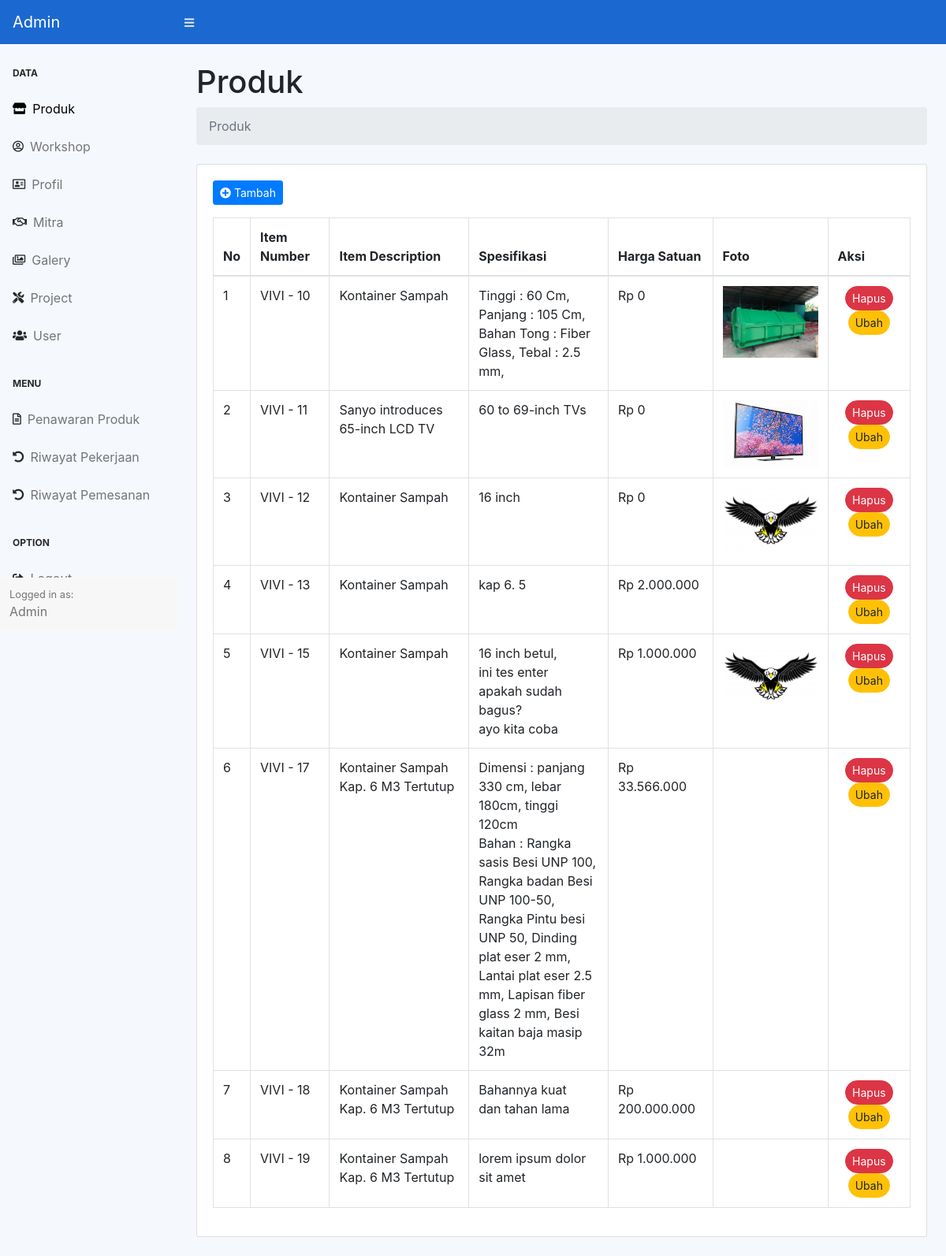
Screenshot of /admin/index.php?page=produk (signed in) with the database file from the repository.
### tables this page shows
CREATE TABLE `produk` (
  `id` int(11) NOT NULL,
  `item_desc` varchar(128) NOT NULL,
  `spesifikasi` varchar(255) NOT NULL,
  `foto` varchar(225) NOT NULL,
  `harga` int(128) NOT NULL
);

### admin/Produk/index.php (the view, shortened to what this page needs)
<div class="container-fluid">
    <h1 class="mt-4">Produk </h1>
    <ol class="breadcrumb mb-4">
        <li class="breadcrumb-item active">Produk</li>
    </ol>
    <div class="card mb-4">
        <div class="card-body">
            <a href="?page=produk-add" class="btn btn-primary mb-3 btn-sm"> <i class="fas fa-plus-circle"></i> Tambah</a>
            <div class="table-responsive">
                <table class="table table-bordered" id="dataTable" width="100%" cellspacing="0">
                    <thead>
                        <tr>
                            <th>No</th>
                            <th>Item Number</th>
                            <th>Item Description</th>
                            <th>Spesifikasi</th>
                            <th>Harga Satuan</th>
                            <th>Foto</th>
                            <th>Aksi</th>
                        </tr>
                    </thead>
                    <tbody>
                        <?php $get = $koneksi->query("SELECT * FROM produk") ?>
                        <?php $no = 1;
                        while ($data = $get->fetch_assoc()) :
                        $harga = $data['harga'];
                        $resultharga = number_format($harga, 0, ',', '.'); ?>
                            <tr>
                                <td><?php echo $no ?></td>
                                <td>VIVI - <?= $data['id'] ?></td>
                                <td width="20%"><?= $data['item_desc'] ?></td>
                                <td width="20%"><?= $data['spesifikasi'] ?></td>
                                <td width="15%">Rp <?= $resultharga ?></td>
                                <td><img src="../assets/img/gambar-produk/<?= $data['foto'] ?>" alt="" class="img-fluid" width="300px"></td>
                                <td class="text-center">
                                    <a href="?page=produk-delete&id=<?= $data['id'] ?>" class="btn btn-danger btn-sm rounded-pill">Hapus</a>
                                    <a href="?page=produk-update&id=<?= $data['id'] ?>" class="btn btn-warning btn-sm rounded-pill">Ubah</a>
                                </td>
                            </tr>
                            <?php $no = $no + 1; ?>
                        <?php endwhile ?>
                    </tbody>
                </table>
            </div>
        </div>
    </div>
</div>

### assets/css/customview.css (style rules this page uses)
.bg-grey { background-color: #f5f8fd !important; }

### rows the page displays
produk: id "10", item_desc "Kontainer Sampah", spesifikasi "Tinggi : 60 Cm, Panjang : 105 Cm, Bahan Tong : Fiber Glass, Tebal : 2.5 mm,", harga "0", foto (picture)
produk: id "11", item_desc "Sanyo introduces 65-inch LCD TV", spesifikasi "60 to 69-inch TVs", harga "0", foto (picture)
produk: id "12", item_desc "Kontainer Sampah", spesifikasi "16 inch", harga "0", foto (picture)
produk: id "13", item_desc "Kontainer Sampah", spesifikasi "kap 6. 5", harga "2.000.000"
produk: id "15", item_desc "Kontainer Sampah", spesifikasi "16 inch betul, ini tes enter apakah sudah bagus? ayo kita coba", harga "1.000.000", foto (picture)
produk: id "17", item_desc "Kontainer Sampah Kap. 6 M3 Tertutup", spesifikasi "Dimensi : panjang 330 cm, lebar 180cm, tinggi 120cm Bahan : Rangka sasis Besi UNP 100, Rangka badan Besi UNP 100-50, Rangka Pintu besi UNP 50, Dinding plat eser 2 mm, Lantai plat eser 2.5 mm, Lapisan fiber glass 2 mm, Besi kaitan baja masip 32m", harga "33.566.000"
produk: id "18", item_desc "Kontainer Sampah Kap. 6 M3 Tertutup", spesifikasi "Bahannya kuat dan tahan lama", harga "200.000.000"
produk: id "19", item_desc "Kontainer Sampah Kap. 6 M3 Tertutup", spesifikasi "lorem ipsum dolor sit amet", harga "1.000.000"
